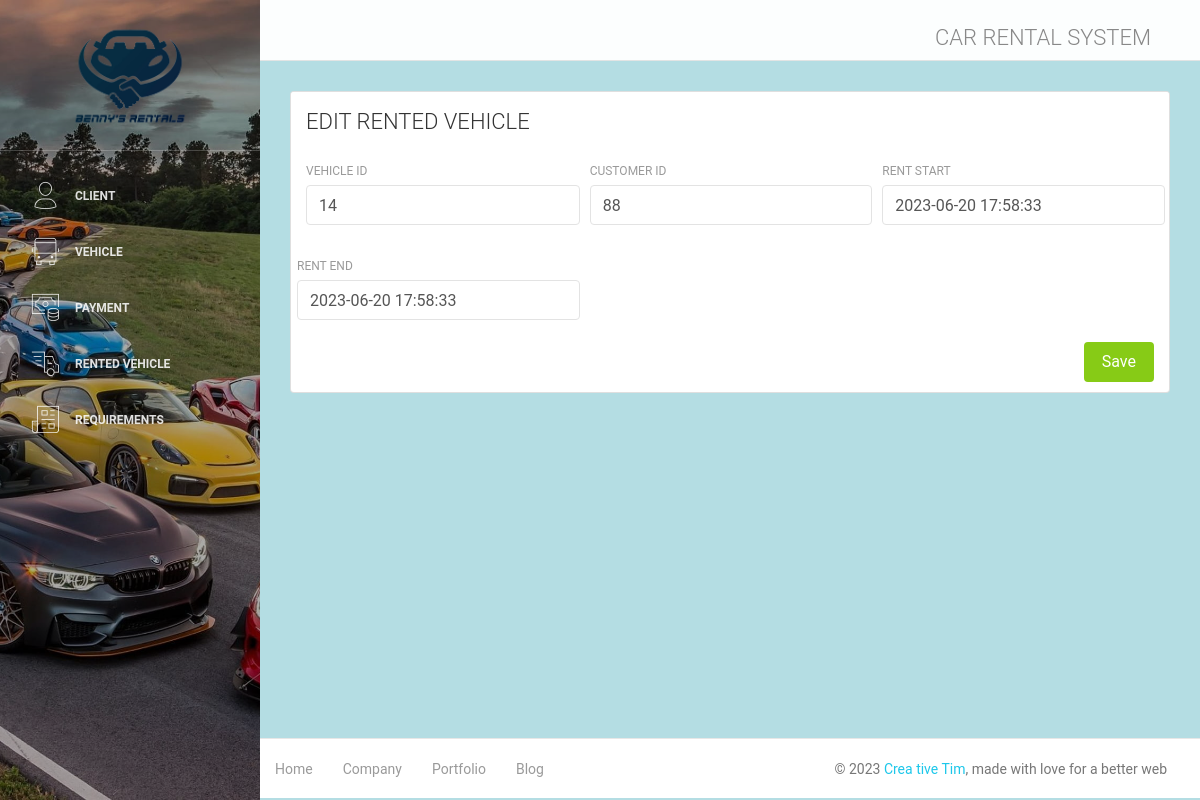
/rent_edit.php?id=1, run on the app's committed database.
### tables this page shows
CREATE TABLE `rent` (
  `rent_id` int(255) NOT NULL,
  `vehicle_id` int(255) NOT NULL,
  `customer_id` int(255) NOT NULL,
  `rent_start` datetime NOT NULL,
  `rent_end` datetime NOT NULL
);

### rent_edit.php (the view, shortened to what this page needs)
<!DOCTYPE html>
<html lang="en">
<head>
    <link rel="stylesheet" href="https://maxcdn.bootstrapcdn.com/font-awesome/latest/css/font-awesome.min.css" />
    <link href="assets/css/bootstrap.min.css" rel="stylesheet" />
    <link href="assets/css/light-bootstrap-dashboard.css?v=2.0.0 " rel="stylesheet" />
    <link href="assets/css/demo.css" rel="stylesheet" />
</head>
<?php
        require "config/db.php";
        $id = $_GET['id'];
        $query_Id = "SELECT * FROM rent WHERE rent_id=$id";
        $result_Id = mysqli_query($conn, $query_Id);
        if(count(array($result_Id))==1){
            $rent = mysqli_fetch_array($result_Id);
            $vehicle_id  = $rent['vehicle_id'];
            $customer_id  = $rent['customer_id'];
            $rent_start = $rent['rent_start'];
            $rent_end = $rent['rent_end'];
        }
    ?>
<body>
    <div class="wrapper">
        <div class="sidebar"data-color="purple" data-image="assets/img/cars.png">
            <div class="sidebar-wrapper">
               <?php include('include/sidebar.php');?>
        <div class="main-panel">
            <?php include('include/navbar.php');?>
            <div class="content">
                <div class="container-fluid">
                    <div class="row">
                        <div class="col-md-12">
                            <div class="card">
                                <div class="card-header">
                                    <h4 class="card-title">EDIT RENTED VEHICLE</h4>
                                </div>
                                <div class="card-body">
                                    <form method="POST" action="<?php $_SERVER['PHP_SELF'];?>">
                                        <div class="row">
                                        <div class="col-md-4 pr-1">
                                                <div class="form-group">
                                                    <label>VEHICLE ID</label>
                                                    <input type="text" class="form-control" name="vehicle_id" value="<?php echo $vehicle_id; ?>" >
                                                </div>
                                            </div>
                                            <div class="col-md-4 pr-1">
                                                <div class="form-group">
                                                    <label>CUSTOMER ID</label>
                                                    <input type="text" class="form-control" name="customer_id" value="<?php echo $customer_id; ?>" >
                                                </div>
                                            </div>
                                            <div class="col-md-4 pr-1">
                                                <div class="form-group">
                                                    <label>RENT START</label>
                                                    <input type="datetime" class="form-control" name="rent_start" value="<?php echo $rent_start; ?>" >
                                                </div>
                                            </div>
                                            <div class="col-md-4 pr-1">
                                                <div class="form-group">
                                                    <label>RENT END</label>
                                                    <input type="datetime" class="form-control" name="rent_end" value="<?php echo $rent_end; ?>" >
                                                </div>
                                            </div>
                                        </div>
                                        <button type="submit" name="submit" class="btn btn-success btn-fill pull-right">Save</button>
                                       <div class="clearfix"></div>
                                </form>
                               </div>
                            </div>
                        </div>
                    </div>
                </div>
            </div>
            <footer class="footer">
                <div class="container-fluid">
                    <nav>
                        <ul class="footer-menu">
                            <li>
                                <a href="#">
                                    Home
                                </a>
                            </li>
                            <li>
                                <a href="#">
                                    Company
                                </a>
                            </li>
                            <li>
                                <a href="#">
                                    Portfolio
                                </a>
                            </li>
                            <li>
                                <a href="#">
                                    Blog
                                </a>
                            </li>
                        </ul>
                        <p class="copyright text-center">
                            ©
                            <a href="http://www.creative-tim.com">Crea  tive Tim</a>, made with love for a better web
                        </p>
                    </nav>
                </div>
            </footer>
        </div>
</body>
</html>

### data on the page
rent: vehicle_id "14", customer_id "88", rent_start "2023-06-20 17:58:33", rent_end "2023-06-20 17:58:33"
